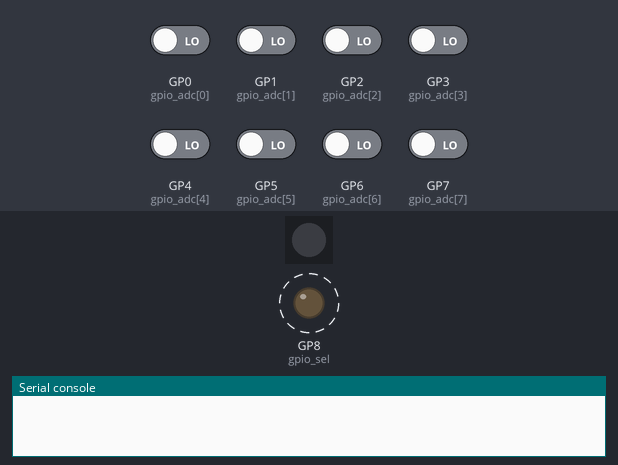
A program run on a simulated Raspberry Pi Pico running MicroPython. Parts: 1 RGB LEDs in strip order, left to right, output pins drawn as LEDs (lit = HIGH), the last lines printed to the serial console. Dashed ring = blinking. The test bench sets the inputs (shaded band); at power-on: GP0 (gpio_adc[0]), GP1 (gpio_adc[1]), GP2 (gpio_adc[2]), GP3 (gpio_adc[3]), GP4 (gpio_adc[4]), GP5 (gpio_adc[5]), GP6 (gpio_adc[6]), GP7 (gpio_adc[7]) LOW. Dim RGB values are drawn brighter than linear; pins used as bus, display or sensor lines are not drawn.

Above: at 0.04 s.
At 1.08 s:
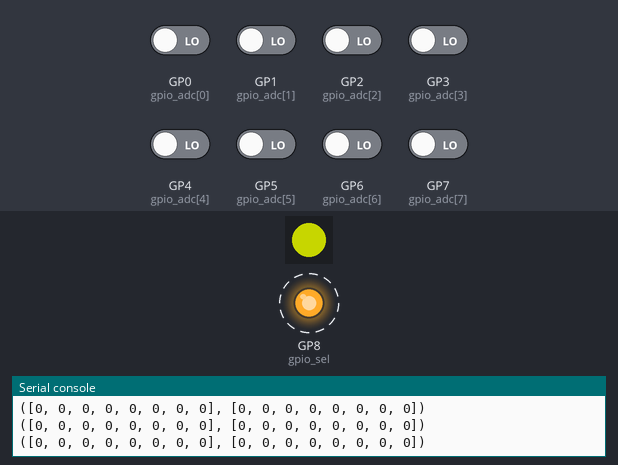
At 3.18 s:
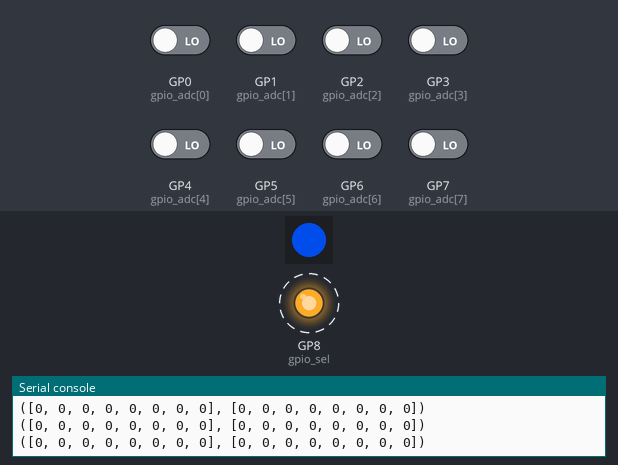
At 6.56 s:
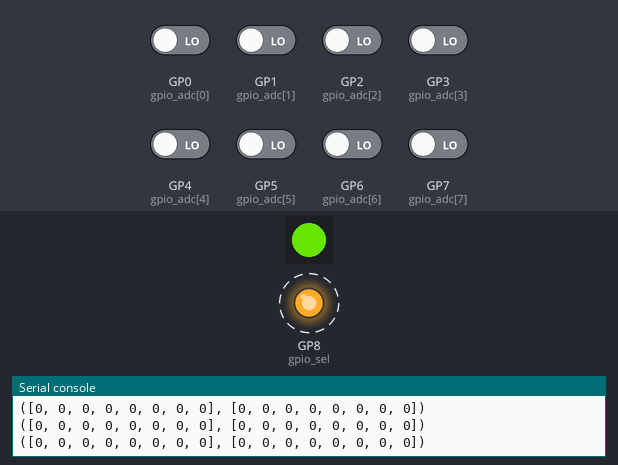
Timing chart, 0 to 6.9 s (numbered marks = the images above):
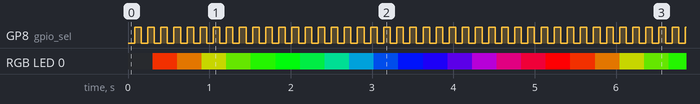

The program:

RP2040-main.py
```python
import array
import time
import rp2
import asyncio
from machine import Pin

NUM_LEDS = 1
PIN_NUM = 16
gpio_sel = Pin(8, Pin.OUT)
gpio_clk = Pin(18, Pin.OUT)
gpio_adc = [Pin(i, Pin.IN) for i in range(8)]

@rp2.asm_pio(sideset_init=rp2.PIO.OUT_LOW, out_shiftdir=rp2.PIO.SHIFT_LEFT, autopull=True, pull_thresh=24)
def ws2812():
    T1 = 2
    T2 = 5
    T3 = 3
    wrap_target()
    label("bitloop")
    out(x, 1)               .side(0)    [T3 - 1]
    jmp(not_x, "do_zero")   .side(1)    [T1 - 1]
    jmp("bitloop")          .side(1)    [T2 - 1]
    label("do_zero")
    nop()                   .side(0)    [T2 - 1]
    wrap()

sm = rp2.StateMachine(0, ws2812, freq=8_000_000, sideset_base=Pin(PIN_NUM))
sm.active(1)

ar = array.array("I", [0 for _ in range(NUM_LEDS)])

def pixels_show():
    sm.put(ar, 8)
    time.sleep_ms(10)

def pixels_set(i, color):
    ar[i] = (color[1] << 16) + (color[0] << 8) + color[2]

def wheel(pos):
    if pos < 0 or pos > 255:
        return (0, 0, 0)
    if pos < 85:
        return (255 - pos * 3, pos * 3, 0)
    if pos < 170:
        pos -= 85
        return (0, 255 - pos * 3, pos * 3)
    pos -= 170
    return (pos * 3, 0, 255 - pos * 3)

async def rainbow_cycle(wait):
    while True:
        for j in range(255):
            color = wheel(j)
            pixels_set(0, color)
            pixels_show()
            await asyncio.sleep(wait)

async def read_gpio(timeout=0.02):
    gpio_sel.value(0)
    await asyncio.sleep(timeout)
    gpio_clk.value(1)
    await asyncio.sleep(timeout)
    gpio_clk.value(0)
    await asyncio.sleep(timeout)
    etats_s1 = [pin.value() for pin in gpio_adc]
    await asyncio.sleep(timeout)
    gpio_sel.value(1)
    await asyncio.sleep(timeout)
    gpio_clk.value(1)
    await asyncio.sleep(timeout)
    gpio_clk.value(0)
    await asyncio.sleep(timeout)
    etats_s2 = [pin.value() for pin in gpio_adc]
    await asyncio.sleep(timeout)
    return list(reversed(etats_s1)), list(reversed(etats_s2))

async def generate_clock(freq=2000):
    period = 1 / freq
    half_period = period / 2
    while True:
        gpio_clk.value(1)
        await asyncio.sleep(half_period)
        gpio_clk.value(0)
        await asyncio.sleep(half_period)

async def main():
    asyncio.create_task(rainbow_cycle(0.01))
    # asyncio.create_task(generate_clock(2000))
    while True:
        etats = await read_gpio()
        print(etats)

if __name__ == "__main__":
    try:
        asyncio.run(main())
    except:
        pixels_set(0, (0, 0, 0))
        pixels_show()
```

Measured:
- by itself, GP8 (gpio_sel): alternates HIGH for 0.08 s and LOW for 0.08 s
